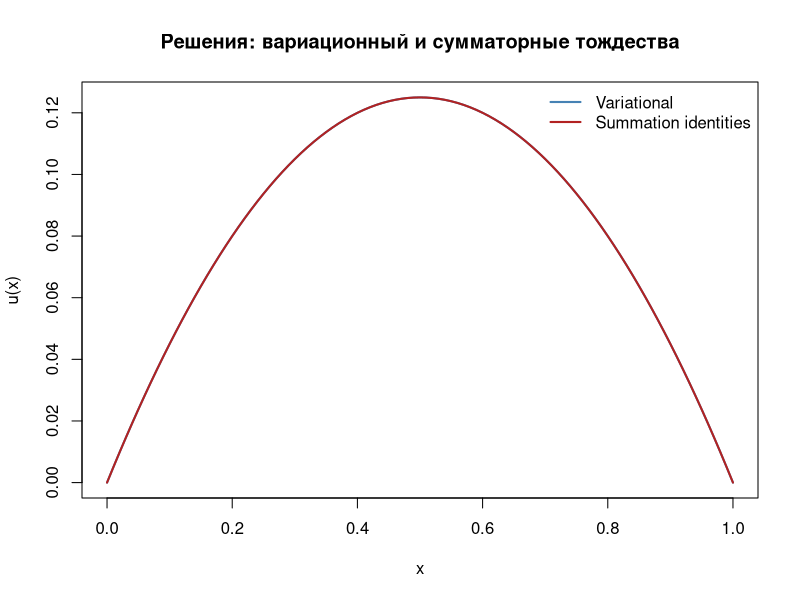
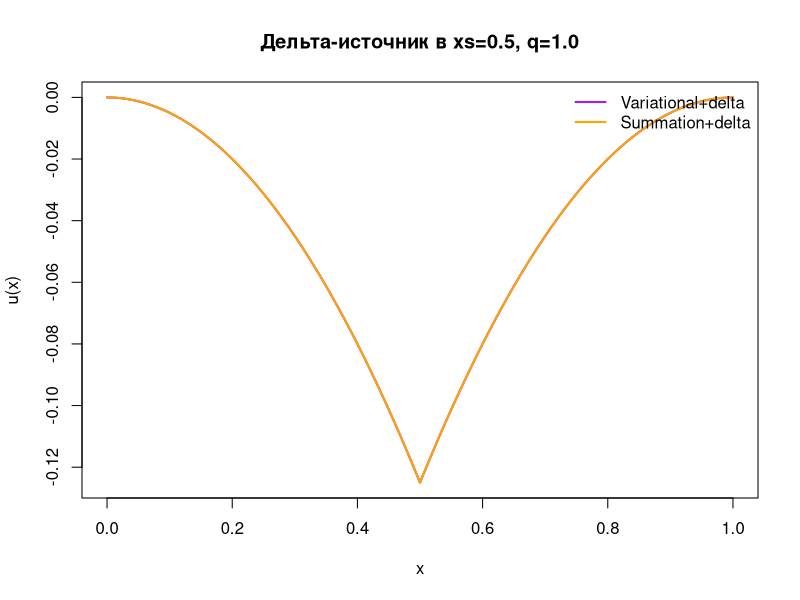

Reproduce these figures in R, in order.
make_uniform_grid <- function(a = 0, b = 1, N = 100) {
  x <- seq(a, b, length.out = N + 1)
  list(x = x, N = N, a = a, b = b)
}

make_nonuniform_grid <- function(a = 0, b = 1, N = 100, stretch = 2.0) {
  s <- seq(0, 1, length.out = N + 1)
  phi <- function(t) { (t^stretch) / (t^stretch + (1 - t)^stretch) }
  x <- a + (b - a) * phi(s)
  list(x = x, N = N, a = a, b = b)
}

assemble_variational_1d <- function(x, f_fun, alpha, beta) {
  n <- length(x)
  N <- n - 1
  h <- diff(x) 
  m <- N - 1
  A <- matrix(0, nrow = m, ncol = m)
  b <- numeric(m)
  
  for (j in 1:m) {
    hjm <- h[j]               
    hjp <- h[j + 1]   
    A[j, j] <- (1 / hjm) + (1 / hjp)
    if (j - 1 >= 1) {
      A[j, j - 1] <- A[j, j - 1] - 1 / hjm
    }
    if (j + 1 <= m) {
      A[j, j + 1] <- A[j, j + 1] - 1 / hjp
    }
  }
  
  f_vals <- f_fun(x)
  for (j in 1:m) {
    g <- j + 1
    hl <- h[g - 1]
    b[j] <- b[j] + hl * (f_vals[g - 1] + f_vals[g]) / 4
    hr <- h[g]
    b[j] <- b[j] + hr * (f_vals[g] + f_vals[g + 1]) / 4
  }
  
  b[1] <- b[1] + alpha / h[1]
  b[m] <- b[m] + beta / h[N]
  
  list(A = A, b = b)
}

add_delta_source <- function(x, rhs, xs, q) {
  n <- length(x)
  if (xs <= x[1]) {
    return(rhs)
  }
  if (xs >= x[n]) {
    return(rhs)
  }
  i <- max(which(x <= xs))
  if (i == n) i <- n - 1
  if (abs(xs - x[i]) < .Machine$double.eps) {
    j <- i - 1
    if (j >= 1 && j <= length(rhs)) {
      rhs[j] <- rhs[j] - q  
    }
    return(rhs)
  }
  if (abs(xs - x[i + 1]) < .Machine$double.eps) {
    j <- i
    if (j >= 1 && j <= length(rhs)) {
      rhs[j] <- rhs[j] - q
    }
    return(rhs)
  }
  
  hseg <- x[i + 1] - x[i]
  w_left <- (x[i + 1] - xs) / hseg
  w_right <- (xs - x[i]) / hseg
  j_left <- i - 1
  j_right <- i
  
  if (j_left >= 1 && j_left <= length(rhs)) rhs[j_left] <- rhs[j_left] - q * w_left
  if (j_right >= 1 && j_right <= length(rhs)) rhs[j_right] <- rhs[j_right] - q * w_right
  
  rhs
}

assemble_summation_identities <- function(x, f_fun, alpha, beta) {
  n <- length(x)
  N <- n - 1
  m <- N - 1
  h <- diff(x)
  A <- matrix(0, nrow = m, ncol = m)
  b <- numeric(m)
  
  for (j in 1:m) {
    hjm <- h[j]
    hjp <- h[j + 1]
    A[j, j] <- (1 / hjm) + (1 / hjp)
    if (j - 1 >= 1) A[j, j - 1] <- A[j, j - 1] - 1 / hjm
    if (j + 1 <= m) A[j, j + 1] <- A[j, j + 1] - 1 / hjp
  }
  
  f_vals <- f_fun(x)
  for (j in 1:m) {
    g <- j + 1
    hl <- h[g - 1]
    hr <- h[g]
    b[j] <- b[j] + hl * (f_vals[g - 1] + f_vals[g]) / 4
    b[j] <- b[j] + hr * (f_vals[g] + f_vals[g + 1]) / 4
  }
  
  b[1] <- b[1] + alpha / h[1]
  b[m] <- b[m] + beta / h[N]
  
  list(A = A, b = b)
}

solve_dirichlet_1d <- function(A, b, x, alpha, beta) {
  u_inner <- solve(A, b)
  u <- numeric(length(x))
  u[1] <- alpha
  u[length(x)] <- beta
  u[2:(length(x) - 1)] <- u_inner
  u
}

solve_bvp_variational <- function(grid, f_fun, alpha = 0, beta = 0, xs = NA, q = 0) {
  asm <- assemble_variational_1d(grid$x, f_fun, alpha, beta)
  if (!is.na(xs) && q != 0) {
    asm$b <- add_delta_source(grid$x, asm$b, xs, q)
  }
  u <- solve_dirichlet_1d(asm$A, asm$b, grid$x, alpha, beta)
  list(x = grid$x, u = u)
}

solve_bvp_summation <- function(grid, f_fun, alpha = 0, beta = 0, xs = NA, q = 0) {
  asm <- assemble_summation_identities(grid$x, f_fun, alpha, beta)
  if (!is.na(xs) && q != 0) {
    asm$b <- add_delta_source(grid$x, asm$b, xs, q)
  }
  u <- solve_dirichlet_1d(asm$A, asm$b, grid$x, alpha, beta)
  list(x = grid$x, u = u)
}

grid_uni <- make_uniform_grid(a = 0, b = 1, N = 100)
f1 <- function(x) rep(1, length(x))

res_var_1 <- solve_bvp_variational(grid_uni, f1, alpha = 0, beta = 0)
res_sum_1 <- solve_bvp_summation(grid_uni, f1, alpha = 0, beta = 0)

xs <- 0.5
q <- 1.0
res_var_delta <- solve_bvp_variational(grid_uni, f1, alpha = 0, beta = 0, xs = xs, q = q)
res_sum_delta <- solve_bvp_summation(grid_uni, f1, alpha = 0, beta = 0, xs = xs, q = q)

grid_nonuni <- make_nonuniform_grid(a = 0, b = 1, N = 120, stretch = 2.2)
f2 <- function(x) sin(pi * x)
res_var_nonuni <- solve_bvp_variational(grid_nonuni, f2, alpha = 0, beta = 0, xs = 0.53, q = 1.0)
res_sum_nonuni <- solve_bvp_summation(grid_nonuni, f2, alpha = 0, beta = 0, xs = 0.53, q = 1.0)

plot(res_var_1$x, res_var_1$u, type = "l", lwd = 2, col = "steelblue",
     main = "Решения: вариационный и сумматорные тождества",
     xlab = "x", ylab = "u(x)")
lines(res_sum_1$x, res_sum_1$u, lwd = 2, col = "firebrick")
legend("topright", legend = c("Variational", "Summation identities"),
       col = c("steelblue", "firebrick"), lwd = 2, bty = "n")

plot(res_var_delta$x, res_var_delta$u, type = "l", lwd = 2, col = "purple",
     main = "Дельта-источник в xs=0.5, q=1.0",
     xlab = "x", ylab = "u(x)")
lines(res_sum_delta$x, res_sum_delta$u, lwd = 2, col = "orange")
legend("topright", legend = c("Variational+delta", "Summation+delta"),
       col = c("purple", "orange"), lwd = 2, bty = "n")



